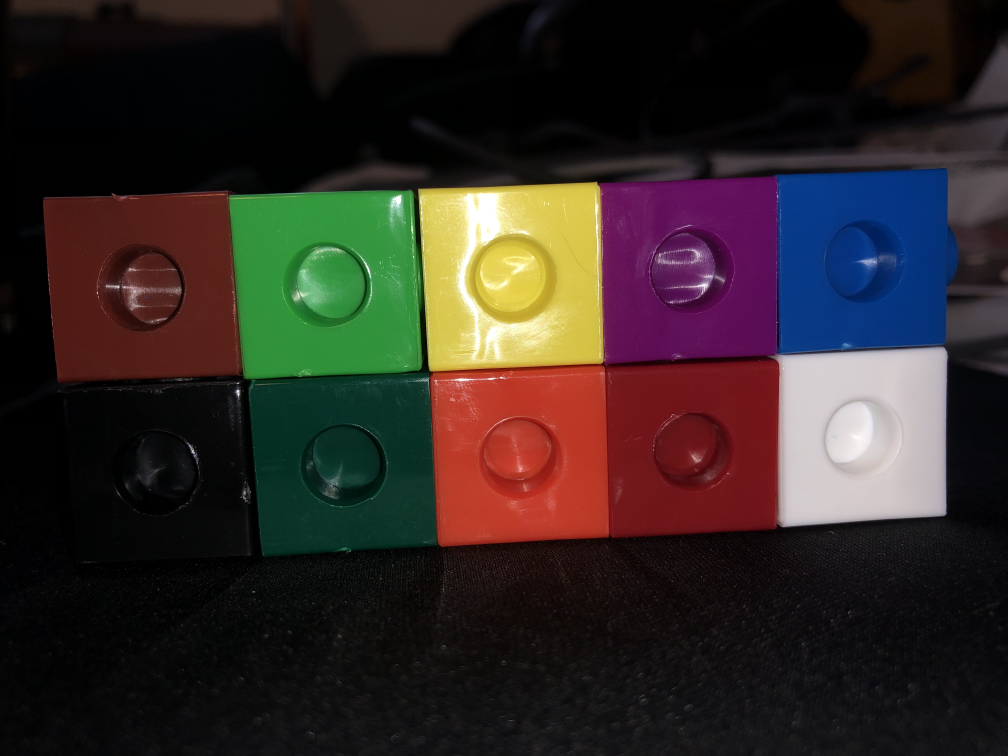
#> input picture blocksFlash.jpg, 4032 x 3024 px (shown at 1/4 size)
$ python colorDetection.py --image blocksFlash.jpg
#> lines starting #> are read from the running program, lines starting #| are printed output that depends on the picture; after the words box and inside, x2 and y2 are one past the last pixel; in counts of white or black regions, pixels touching at a corner belong together
# -*- coding: utf-8 -*-
"""
Created on Tue Aug 27 22:03:47 2019

@author: Erik
"""
# import the necessary packages
import numpy as np
import argparse
import cv2

# construct the argument parse and parse the arguments
ap = argparse.ArgumentParser()
ap.add_argument("-i", "--image", help = "path to the image")
args = vars(ap.parse_args())

# load the image
image = cv2.imread(args["image"])
#> image is the input picture: shape (3024, 4032, 3); mean B, G, R 36.6, 39.8, 48.3

white = ([153, 147, 136], [255, 255, 255])
red = ([100, 3, 10], [255, 40, 50])
orange = ([150, 0, 0],[250, 100, 50])
darkGreen = ([0, 50, 30],[50, 80, 60])
black = ([0, 0, 0], [60, 60, 49])
brown = ([100, 30, 40],[150, 80, 60])
green = ([25, 100, 19], [106, 208, 80])
yellow = ([180, 140, 25], [255, 255, 100])
purple = ([75, 0, 50],[150, 50, 150])
blue = ([4, 60, 100], [50, 90, 255])
#gray = ([65, 86, 103], [128, 133, 145])
switchWhite = ([200, 200, 200], [255, 255, 255])


def Reverse(tup):
    for x in tup:
        x.reverse()
    return tup

# define the list of boundaries
boundaries = [
    white,
    # switchWhite,
    red,
    orange,
    darkGreen,
    black,
    brown,
    green,
    yellow,
    purple,
    blue,
 #   gray,

]

for boundary in boundaries:
    #Lists read in reverse (BRG)
    Reverse(boundary)


# loop over the boundaries
for (lower, upper) in boundaries:
	# create NumPy arrays from the boundaries
	lower = np.array(lower, dtype = "uint8")
	upper = np.array(upper, dtype = "uint8")

	# find the colors within the specified boundaries and apply
	# the mask
	mask = cv2.inRange(image, lower, upper)
	output = cv2.bitwise_and(image, image, mask = mask)

	# show the images
	cv2.imshow("images", np.hstack([image, output]))
	cv2.waitKey(0)
#> this loop made 10 passes
#> pass 1, `mask = cv2.inRange(image, lower, upper)`:
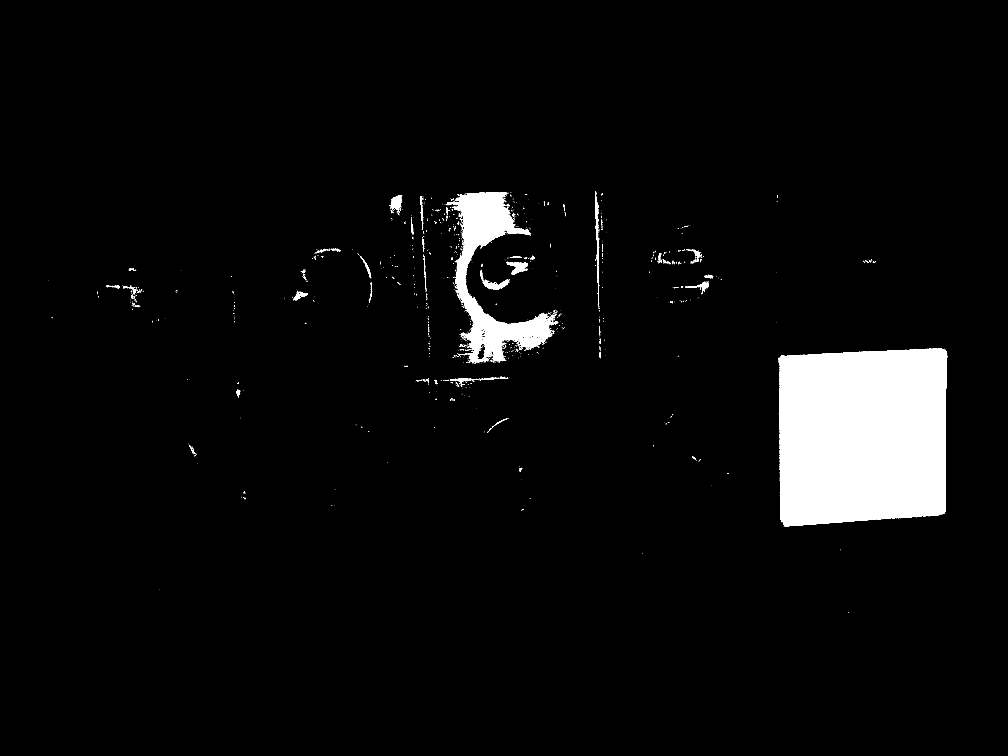
#> mask: shape (3024, 4032) (shown at 1/4 size); 4.6% white; 1328 white regions (1204 under 20 px), largest, box (x1, y1, x2, y2) and area: (3114, 1394, 3789, 2106) 447265, (1783, 769, 2218, 1452) 84174, (1921, 1082, 2038, 1160) 2375
#> pass 1, `output = cv2.bitwise_and(image, image, mask = mask)`:
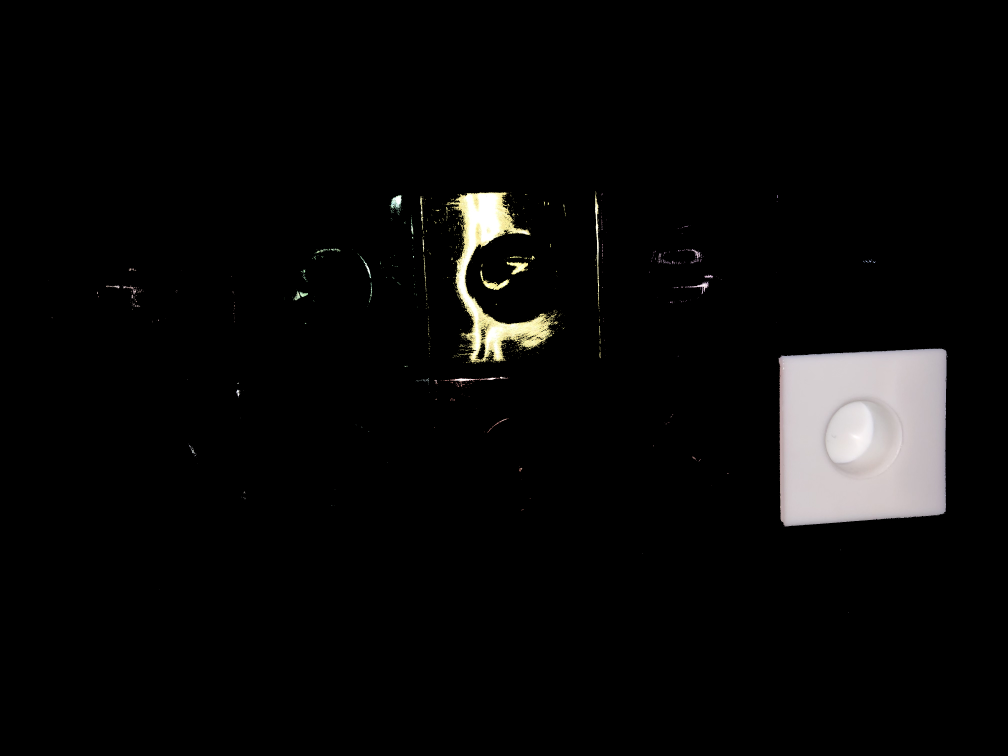
#> output: shape (3024, 4032, 3) (shown at 1/4 size); mean B, G, R 9.1, 9.4, 9.7
#> pass 1, `cv2.imshow("images", np.hstack([image, output]))`:
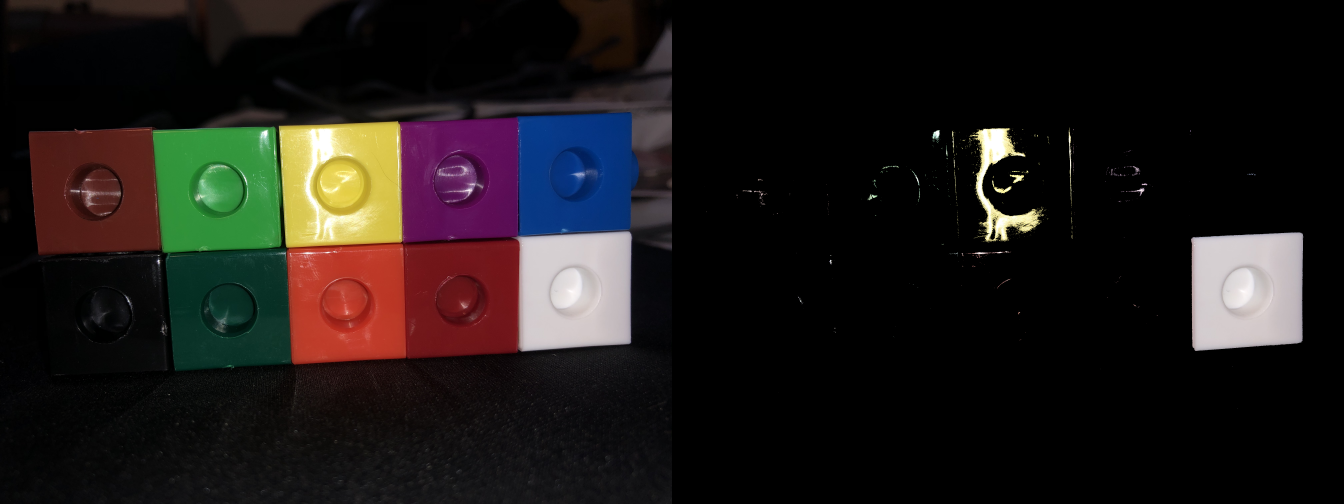
#> window 'images': shape (3024, 8064, 3) (shown at 1/6 size); mean B, G, R 22.8, 24.6, 29
#> pass 2, `mask = cv2.inRange(image, lower, upper)`:
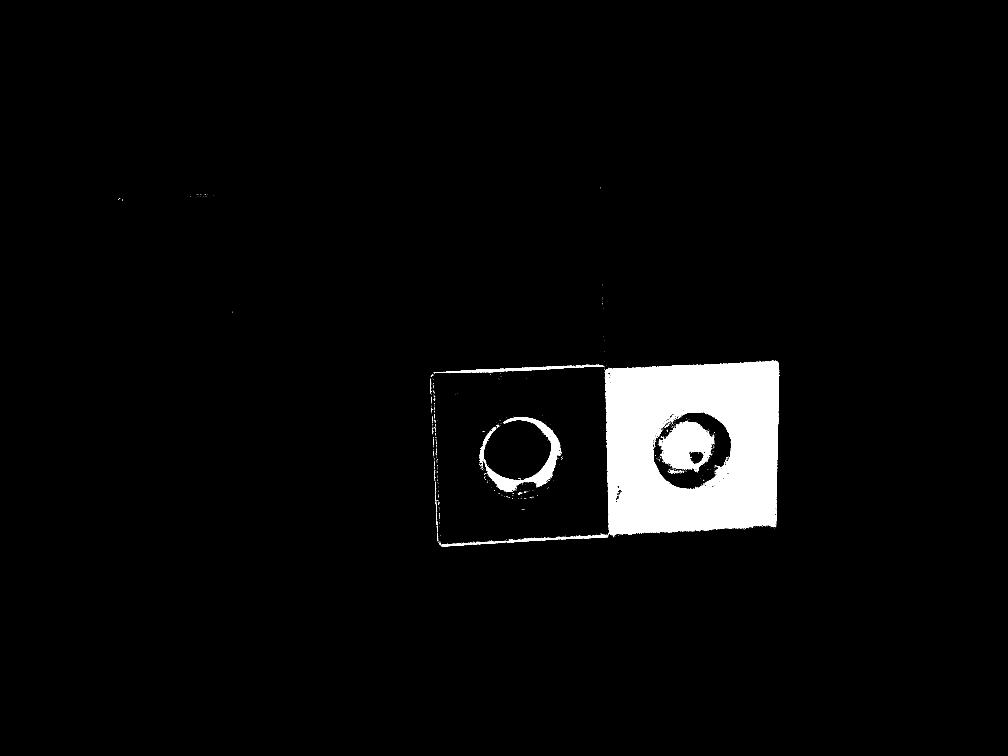
#> mask: shape (3024, 4032) (shown at 1/4 size); 3.5% white; 942 white regions (900 under 20 px), largest, box (x1, y1, x2, y2) and area: (2420, 1443, 3118, 2142) 369813, (2635, 1685, 2857, 1887) 25337, (1937, 1669, 2243, 1968) 17299

$ run again, on blocksNoFlash_10.jpg
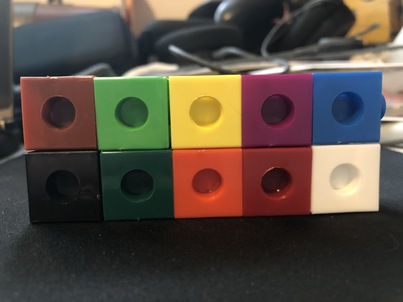
#> input picture blocksNoFlash_10.jpg, 403 x 302 px
#> image is the input picture: shape (302, 403, 3); mean B, G, R 65, 75.2, 85.7
#> the loop `for (lower, upper) in boundaries:` made 10 passes
#> pass 1, `cv2.imshow("images", np.hstack([image, output]))`:
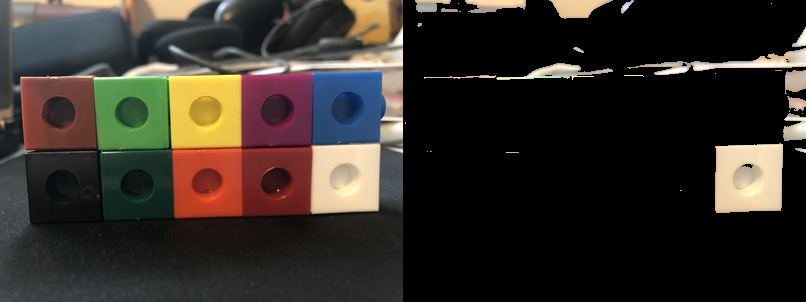
#> window 'images': shape (302, 806, 3); mean B, G, R 39.7, 45.9, 52
#> pass 2, `mask = cv2.inRange(image, lower, upper)`:
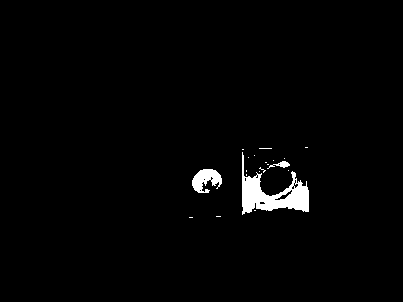
#> mask: shape (302, 403); 1.8% white; 20 white regions (17 under 20 px), largest, box (x1, y1, x2, y2) and area: (242, 152, 309, 215) 1648, (192, 169, 222, 193) 452, (267, 161, 290, 169) 75
